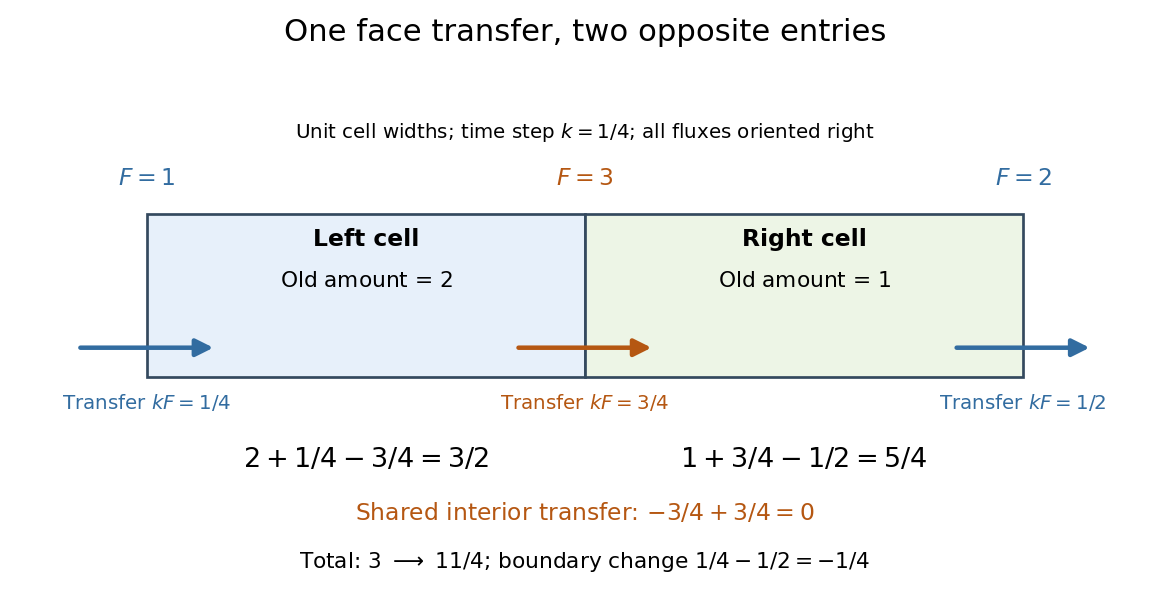

The script that saved this image:
"""Draw original finite-volume amount bookkeeping; Python 3.14, matplotlib 3.10.7.

Run from _media: MPLBACKEND=Agg MPLCONFIGDIR=/tmp/codex-wiki-matplotlib
python3 ../finite-volume-shared-face-bookkeeping.py
"""

from fractions import Fraction
from pathlib import Path

import matplotlib.pyplot as plt
from matplotlib.patches import FancyArrowPatch, Rectangle


def main():
    step = Fraction(1, 4)
    old = [Fraction(2), Fraction(1)]
    flux = [Fraction(1), Fraction(3), Fraction(2)]
    new = [old[j] + step * (flux[j] - flux[j + 1]) for j in range(2)]
    assert new == [Fraction(3, 2), Fraction(5, 4)]
    assert sum(new) - sum(old) == step * (flux[0] - flux[-1])

    fig, ax = plt.subplots(figsize=(9, 4.7), dpi=130, facecolor="white")
    ax.set(xlim=(-0.35, 4.35), ylim=(-1.8, 2.5))
    ax.axis("off")
    fig.suptitle("One face transfer, two opposite entries", fontsize=17, y=0.97)
    ax.text(2, 2.05, r"Unit cell widths; time step $k=1/4$; all fluxes oriented right",
            ha="center", fontsize=11)
    for x, color, label, value in [(0, "#e7f0fa", "Left cell", "2"),
                                    (2, "#edf5e6", "Right cell", "1")]:
        ax.add_patch(Rectangle((x, 0), 2, 1.4, facecolor=color,
                               edgecolor="#34495e", linewidth=1.5))
        ax.text(x + 1, 1.12, label, ha="center", fontsize=13, weight="bold")
        ax.text(x + 1, 0.77, rf"Old amount = ${value}$", ha="center", fontsize=12)
    for x, rate, amount, color in [(0, "1", "1/4", "#326ca0"),
                                  (2, "3", "3/4", "#b55712"),
                                  (4, "2", "1/2", "#326ca0")]:
        ax.add_patch(FancyArrowPatch((x - 0.32, 0.25), (x + 0.32, 0.25),
                                    arrowstyle="-|>", mutation_scale=20,
                                    linewidth=2.5, color=color))
        ax.text(x, 1.65, rf"$F={rate}$", ha="center", fontsize=13, color=color)
        ax.text(x, -0.28, rf"Transfer $kF={amount}$", ha="center", fontsize=11,
                color=color)
    ax.text(1, -0.77, r"$2+1/4-3/4=3/2$", ha="center", fontsize=15)
    ax.text(3, -0.77, r"$1+3/4-1/2=5/4$", ha="center", fontsize=15)
    ax.text(2, -1.23, r"Shared interior transfer: $-3/4+3/4=0$", ha="center",
            fontsize=13, color="#b55712")
    ax.text(2, -1.64, r"Total: $3\ \longrightarrow\ 11/4$; boundary change $1/4-1/2=-1/4$",
            ha="center", fontsize=12)
    fig.subplots_adjust(left=0.06, right=0.94, bottom=0.04, top=0.86)
    output = Path.cwd() / (Path(__file__).stem + ".png")
    fig.savefig(output, facecolor="white", transparent=False)
    plt.close(fig)
    print(output)


if __name__ == "__main__":
    main()
